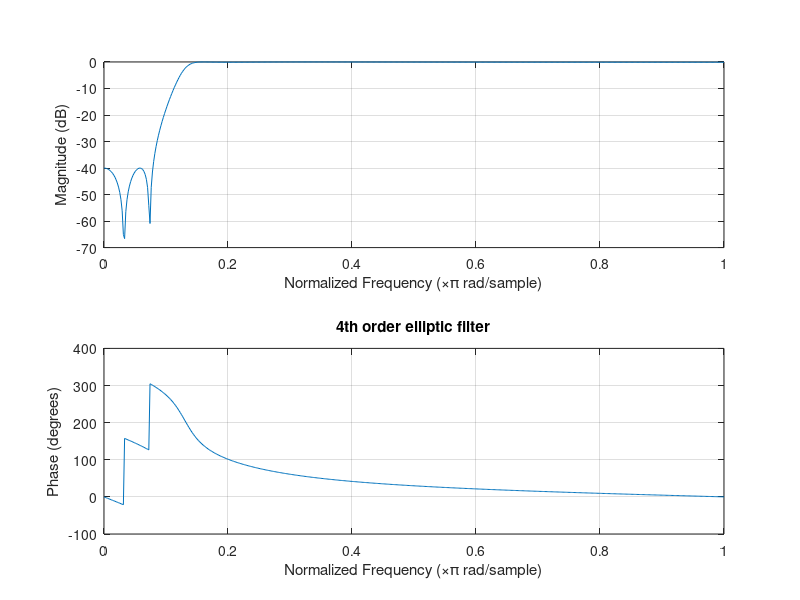

This chart was generated by the following MATLAB code: (Note: this script raises an error after producing the figure.)
%%
% <latex> 
% \title{BE 521: Homework 6 \\{\normalsize Spike sorting}\\{\normalsize Spring 2021}} 
% \author{60 points} 
% \date{Due: Tuesday, 03/09/2021 10:00pm} 
% \maketitle \textbf{Objective:} Detect and cluster spikes
% </latex>

%% 
% <latex> 
% \begin{center} \author{Jal Mahendra Panchal \\
%   \normalsize Collaborators: COLLABORATORS HERE \\}
% \end{center} 
% </latex>

%% 
% <latex>
% \subsection*{Overview}
% In this homework, you will do some basic spike sorting using two different datasets. The first (\verb|I521_A0006_D001|) is from a crayfish neuromuscular junction, a good model for human central nervous system synapses\footnote{The sampling rate of this data is 2000 Hz, which is adequate for this homework's instructional purposes but usually inadequate for real spike sorting, which often uses sampling frequencies on the order of 20 kHz.}. Specifically, the data contains two simultaneous recordings: an extracellular recording from the third nerve (channel \verb|nerve|) of a crayfish abdominal ganglion, which contains six spontaneously active motor neurons, and an intracellular recording from the superficial flexor muscle (channel \verb|muscle|) innervated by this nerve. You will attempt to discern relationships between the classes of spike waveforms you extract from the motor nerve trace and elicited potentials seen in the muscle fiber recording. 
% Then, you will revisit a human intracranial EEG recording (\verb|I521_A0006_D002|) and use some of the techniques you've learned in class to build a more automated spike sorter. 
% Note: While spikes may have positive and negative deflections, we will only focus on positive spikes on this homework for simplicity. 
% \section{Spike Detection and Clustering (38 pts)}
% In this section, you will explore some basic filtering and spike thresholding to ultimately compare spike clusters you pick out by eye to those selected by an automated algorithm.
% \begin{enumerate}
%     \item You can assume that the nerve samples have already been low-pass filtered. Here you will high-pass filter in order to remove signals like slow local field potentials and 60 Hz power line noise. Create a 4th order \textit{elliptic filter} with 0.1 dB of ripple in the passband, a stopband 40 dB lower than the peak value in the passband, and a passband edge frequency of 300 Hz (see Matlab's \verb|ellip| function and make sure your give the edge frequency in the correct normalized form). The statement to create this filter (defined by the filter coefficients \verb|b| and \verb|a|) should look something like
%   \begin{lstlisting}
% 	[b,a]=ellip(n,Rp,Rs,Wp,'high')
%   \end{lstlisting}
%   Clearly specify the denominator and numerator coefficients obtained for your filter function. (2pts)
% </latex>




%%
% $\textbf{Answer 1.1} \\$

%%
%ellip filter 
n = 4 ; %4th order filter 
Rp = 0.1 ; %pass band ripple in db 
Rs  = 40 ; % stop band attenuation in db 
Wp = 300 ; %pass band edge frequency in hz

fs = 2000; %sampling freq in hz
Wp  = Wp/fs; % converting cutoff freq to a ratio of sampling freq 

[nmtr_b , den_a ] = ellip(n,Rp, Rs , Wp, 'high') ;

%%
% The filter's numerator and denomerator respectively are
nmtr_b
den_a

figure();
freqz(nmtr_b, den_a);
title('4th order elliptic filter')
%% 
% <latex>
%   \item Using the \verb|filter| function and \verb|filtfilt| function, obtain two different filtered outputs of the nerve signal.
%       \begin{enumerate}
%         \item In a 2x1 subplot, plot the first 50 ms of the unfiltered nerve signal in the top subplot; in the bottom subplot, plot the \verb|filter| output in blue and the \verb|filtfilt| output in red. Use a potential range (y-axis) of -20 to 50 millivolts. (4 pts)
% </latex>

%%
% $\textbf{Answer 1.2a} \\$

%%
%obtaining the I521_A0006_D001 signal
addpath(genpath('/Users/jalpanchal/git/be521'));

session_cray = IEEGSession('I521_A0006_D001', 'jalpanchal', 'jal_ieeglogin.bin');
sampling_frequency_hz_cray = session_cray.data.sampleRate;
duration_in_sec_cray = session_cray.data(1).rawChannels(1).get_tsdetails.getDuration/1e6;

muscle_raw_uV = session_cray.data.getvalues(0, duration_in_sec_cray * 1e6, 1);
nerve_raw_uV = session_cray.data.getvalues(0, duration_in_sec_cray * 1e6, 2);

duration = datestr(seconds(duration_in_sec_cray),'HH:MM:SS:FFF');

%%
%filtering using filter
nerve_filter_uV = filter(nmtr_b,den_a,nerve_raw_uV);

%filtering using filtfilt
nerve_filtfilt_uV = filtfilt(nmtr_b,den_a,nerve_raw_uV);

%%
%plot 
fs = sampling_frequency_hz_cray;
t = 0 : 1e3/sampling_frequency_hz_cray : duration_in_sec_cray*1e3 - 1e3/sampling_frequency_hz_cray ;

figure();
ax1 = subplot(2,1,1);
plot(t, nerve_raw_uV/1000, 'Linewidth', 1)                   
title('Nerves channel raw')
xlabel('Time (ms)')
ylabel('Signal Amplitude (mV)')
xlim([0, 50])
ylim([-20 50])

ax2 = subplot(2,1,2);
plot(t, nerve_filter_uV/1000, 'Linewidth', 1, 'color',[0 0.4470 0.7410] );
hold on 
plot(t, nerve_filtfilt_uV/1000, 'Linewidth', 1, 'color', [0.8500 0.3250 0.0980]);
hold off
title('Nerves channel filtered')
xlabel('Time (ms)')
ylabel('Signal Amplitude (mV)')
legend('filter()', 'filtfilt()')
xlim([0, 50]) 
ylim([-20 50])

suptitle('Filtering nerve channel data for I521\_A0006\_D001')

%% 
% <latex>
%         \item How is the unfiltered signal different from the filtered signal? What is different about the two filtered (red and blue) signals? (2 pts)
% </latex>

%%
% $\textbf{Answer 1.2b} \\$

%%
% The unfiltered signal has low frequency components and a 60 hz power line
% noise that can be seen as a base line fluctuation. In the filtered
% signals, the lower frequencies have been removed and a stable baseline
% can be seen. $\\$
% The $filtfilt$ function processes the signal in the forward and reverse
% direction to cause a zero phase distortion as compared to the $filter$
% function which prosses the signal only in the forward direction which can
% result in a phase shift. The $filtfilt$ function due to its two direction
% approach results in doubling of the order of filter as specified by the
% filter coefficients b(numerator) and a(denomerator). The $filter$  function in
% contrast maintains the order of the filter.

%% 
% <latex>
%         \item Briefly explain the mathematical difference between the two filtering methods, and why one method might be more advantageous than the other in the context of spike detection? (5 pts)
% </latex>

%%
% $\textbf{Answer 1.2c} \\$

%%
% nthnsthsth
%%
% <latex>
%       \end{enumerate}
%         \item Using a spike threshold of +30 mV, calculate the index and value of the peak voltage for each spike in the \textbf{filtered} nerve signal (select the best one). Use these values to plot the first 2.5 seconds of the nerve signal with a red dot above (e.g. 10 mV above) each spike. (Hint: Plot the entire length of the nerve signal with all the spikes marked but then restrict the x-axis using \verb|xlim| to [0, 2.5] seconds) (4 pts)
% </latex>

%%
% $\textbf{Answer 1.3} \\$

%%
%peak identification
x = nerve_filtfilt_uV/1000;
threshold = 30;

%finding peak using signal change in second derivative for signal above
%threshold
peak_find = @(x, th) (find((diff(diff(x) < 0 ) .* (x(2:end-1) >th))>0));

nerve_ff_peakidx = peak_find(x,threshold);


%%
%plotting peaks in filtered signal
fs = sampling_frequency_hz_cray;
t = 0 : 1e3/sampling_frequency_hz_cray : duration_in_sec_cray*1e3 - 1e3/sampling_frequency_hz_cray ;
figure();
plot(t/1000, x, 'Linewidth', 1);
hold on;
plot(0 + (nerve_ff_peakidx/fs), x(nerve_ff_peakidx+1), '.', 'Markersize',10, 'color' ,[0.8500 0.3250 0.0980] );
hold off;
ylabel('Amplitude (mV)');
xlabel('Time (sec)');
title('Nerves channel filtered for I521\_A0006\_D001');
legend('filtered signal', 'peaks>30mV')
% xlim([0 2.5])

%% 
% <latex>
%  \item Under the assumption that different cells produce different action potentials with distinct peak amplitudes, decide how many cells you think were recorded (some number between 1 and 6). You may find it helpful to zoom in and pan on the plot you made in question 1.3. You may also find it useful to plot the sorted peak values to gain insight into where ``plateaus'' might be. (No need to include these preliminary plots in the report, though.) Use thresholds (which you well set manually/by eye) to separate the different spikes. Make a plot of the first 2.5 seconds similar to that in 1.3 except now color the spike dots of each group a different color (e.g., \verb|'r.'|,\verb|'g.'|,\verb|'k.'|,\verb|'m.'|).(6 pts)
% </latex>

%%
% $\textbf{Answer 1.4} \\$

%%
nerve_peak_amp = sort(x(nerve_ff_peakidx+1));
%%
plot(nerve_peak_amp);
%%
plot(diff(nerve_peak_amp))
%%
histogram( x(nerve_ff_peakidx+1), 1000);


%%
%plotting peaks in filtered signal
fs = sampling_frequency_hz_cray;
t = 0 : 1e3/sampling_frequency_hz_cray : duration_in_sec_cray*1e3 - 1e3/sampling_frequency_hz_cray ;

n1 = find(x(nerve_ff_peakidx+1) <50 & x(nerve_ff_peakidx+1)>30);
n2 = find(x(nerve_ff_peakidx+1) <85 & x(nerve_ff_peakidx+1)>50);
n3 = find(x(nerve_ff_peakidx+1) <110 & x(nerve_ff_peakidx+1)>85);
n4 = find(x(nerve_ff_peakidx+1) <155 & x(nerve_ff_peakidx+1)>110);
n5 = find(x(nerve_ff_peakidx+1) <201 & x(nerve_ff_peakidx+1)>155);
n6 = find(x(nerve_ff_peakidx+1) <350 & x(nerve_ff_peakidx+1)>201);
figure();
plot(t/1000, x, 'Linewidth', 1);
hold on;
%plot all peaks
% plot(0 + (nerve_ff_peakidx/fs), x(nerve_ff_peakidx+1)+10, '.', 'Markersize',10, 'color' ,[0.8500 0.3250 0.0980] );

plot(nerve_ff_peakidx(n1)/fs, x(nerve_ff_peakidx(n1)+1), '.-','color','r', 'Markersize',15);

plot(nerve_ff_peakidx(n2)/fs, x(nerve_ff_peakidx(n2)+1),'.-','color','b', 'Markersize',15);
plot(nerve_ff_peakidx(n3)/fs, x(nerve_ff_peakidx(n3)+1),'.-','color','g', 'Markersize',15);
plot(nerve_ff_peakidx(n4)/fs, x(nerve_ff_peakidx(n4)+1),'.-','color','k', 'Markersize',15);
plot(nerve_ff_peakidx(n5)/fs, x(nerve_ff_peakidx(n5)+1),'.-','color','m', 'Markersize',15);
plot(nerve_ff_peakidx(n6)/fs, x(nerve_ff_peakidx(n6)+1), '.-','color','r', 'Markersize',15);

hold off;
ylabel('Amplitude (mV)');
xlabel('Time (sec)');
title('Nerves channel manual clustering for I521\_A0006\_D001');
legend('filtered signal','neuron1', 'neuron2', 'neuron3', 'neuron4', 'neuron5', 'neuron6')
% xlim([0 2.5])


%% 
% <latex>
%  \item Use Matlab's $k$-means\footnote{Clustering, like $k$-means you are using here, is a form of unsupervised learning.} function (\verb|kmeans|) to fit $k$ clusters (where $k$ is the number of cells you think the recording is picking up) to the 1D data for each spike. 
%   \begin{enumerate}
% 	\item Using the same color order (for increasing spike amplitude) as you did for the thresholds in question 1.4, plot the spike cluster colors as little dots slightly above those you made for question 1.4. The final figure should be a new plot of the nerve voltage and two dots above each spike, the first being your manual label and the second your clustered label, which (hopefully/usually) should be the same color. (4 pts)
% </latex>

%%
% $\textbf{Answer 1.5a} \\$

%%
%kmeans clustering
[idx, centroid] = kmeans( x(nerve_ff_peakidx+1), 5);
[~,i] = sort(centroid);

km_n1 = find(idx==i(1));
km_n2 = find(idx==i(2));
km_n3 = find(idx==i(3));
km_n4 = find(idx==i(4));
km_n5 = find(idx==i(5));
% km_n6 = find(idx==i(6));

%%
%plotting clusters

figure();
plot(t/1000, x, 'Linewidth', 1);
hold on;
%plot all peaks
% plot(0 + (nerve_ff_peakidx/fs), x(nerve_ff_peakidx+1)+10, '.', 'Markersize',10, 'color' ,[0.8500 0.3250 0.0980] );

plot(nerve_ff_peakidx(n1)/fs, x(nerve_ff_peakidx(n1)+1), '.-','color','r', 'Markersize',15);
plot(nerve_ff_peakidx(n2)/fs, x(nerve_ff_peakidx(n2)+1),'.-','color','b', 'Markersize',15);
plot(nerve_ff_peakidx(n3)/fs, x(nerve_ff_peakidx(n3)+1),'.-','color','g', 'Markersize',15);
plot(nerve_ff_peakidx(n4)/fs, x(nerve_ff_peakidx(n4)+1),'.-','color','k', 'Markersize',15);
plot(nerve_ff_peakidx(n5)/fs, x(nerve_ff_peakidx(n5)+1),'.-','color','m', 'Markersize',15);
plot(nerve_ff_peakidx(n6)/fs, x(nerve_ff_peakidx(n6)+1), '.-','color','r', 'Markersize',15);

plot(nerve_ff_peakidx(km_n1)/fs, x(nerve_ff_peakidx(km_n1)+1)+10, '.-','color','r', 'Markersize',15);
plot(nerve_ff_peakidx(km_n2)/fs, x(nerve_ff_peakidx(km_n2)+1)+10,'.-','color','b', 'Markersize',15);
plot(nerve_ff_peakidx(km_n3)/fs, x(nerve_ff_peakidx(km_n3)+1)+10,'.-','color','g', 'Markersize',15);
plot(nerve_ff_peakidx(km_n4)/fs, x(nerve_ff_peakidx(km_n4)+1)+10,'.-','color','k', 'Markersize',15);
plot(nerve_ff_peakidx(km_n5)/fs, x(nerve_ff_peakidx(km_n5)+1)+10,'.-','color','m', 'Markersize',15);
% plot(nerve_ff_peakidx(km_n6)/fs, x(nerve_ff_peakidx(km_n6)+1)+10, '.-','color','r', 'Markersize',15);

hold off;
ylabel('Amplitude (mV)');
xlabel('Time (sec)');
title('Nerves channel comparing manual clustering to kmeans clustering for I521\_A0006\_D001');
legend('filtered signal', 'neuron1', 'neuron2', 'neuron3', 'neuron4', 'neuron5', 'neuron6')
xlim([0 2.5])


%% 
% <latex>
% 	\item Which labeling, your manual ones or the ones learned by clustering) seem best, or do they both seem just as good? (Again, panning over the entire plot may be helpful.) (2 pts)
% </latex>

%%
% $\textbf{Answer 1.5b} \\$

%% 
% <latex>
%   \end{enumerate}
%  \item In this question,  you will test the hypothesis that the muscle potential responses are really only due to spikes from a subset of the cells you have identified in the previous two questions. First, plot the first 2.5 seconds of the muscle fiber potential and compare it with that of the nerve. Observe the relationship between spikes and the muscle fiber response. (No need to include this plot and observation in your report.)
%      Now, calculate the maximum muscle fiber potential change\footnote{max voltage - min voltage} in the 25 ms\footnote{Note that this 25 ms window is somewhat ad hoc and is just what seems reasonable by eye for this data. It implies no underlying physiological time scale or standard.} window after each spike (with the assumption that spikes without any/much effect on the muscle fiber potential do not directly innervate it). 
%   \begin{enumerate}
%    \item Using the cell groups you either manually defined or found via $k$-means clustering (just specify which you're using) again with different colors, plot a colored point for each spike where the x-value is the spike amplitude and the y-value is the muscle potential change. (6 pts)
% </latex>


%%
% $\textbf{Answer 1.6a} \\$

%% 
% <latex>
%    \item Does this plot support the hypothesis that the muscle fiber responses are only due to a subset of the cells. Explain why or why not. (3 pts)
% </latex>

%%
% $\textbf{Answer 1.6b} \\$

%% 
% <latex>
%   \end{enumerate}
% \end{enumerate}
% \section{Multivariate Clustering (22 pts)}
% In this section, you will explore similar methods for spikes sorting and clustering but with a different dataset, the human intracranial data in \verb|I521_A0006_D002|, 
% which is a larger dataset of the same recording you saw in \verb|I521_A0001_D001| of Homework 1. 
%   \begin{enumerate}
%    \item Using a threshold six standard deviations above the mean of the signal, detect the spikes in the signal. In addition, extract the waveform from 1 ms before the peak to 1 ms after it with peak value in the middle. (You will end up with a matrix where each row corresponds to the number of data points in 2 ms of signal minus 1 data point. Use the closest integer number of data points for the $\pm$ 1 ms window.) 
% </latex>

%%
% $\textbf{Answer 2.1} \\$


%% 
% <latex>
% 	\begin{enumerate}
% 	  \item Plot the waveforms of all the spikes overlaid on each other in the same color. (4 pts)
% </latex>

%%
% $\textbf{Answer 2.1a} \\$

%% 
% <latex>
% 	  \item Does it looks like there is more than one type of spike? (1 pt)
% </latex>

%%
% $\textbf{Answer 2.1b} \\$


%% 
% <latex>
% 	\end{enumerate} 
%    \item For each spike, represent the waveform by its  principal components. Use the \verb|pca| command in Matlab. Intuitively, principal component analysis finds the coordinate system that most reduces the variability in your data. 
% 	\begin{enumerate}
% 	  \item Run principal component analysis on all the spike waveforms and represent your data with the top two principal components. Make a scatterplot of your data in this principal component (PC) space. (3 pts)
% </latex>

%%
% $\textbf{Answer 2.2a} \\$

%% 
% <latex>
% 	  \item Each PC also has an associated eigenvalue, representing the amount of variance explained by that PC. This an output of the \verb|PCA| command. Plot the  principal component vs the total (cumulative) percent variance explained. What is the percent variance explained if you include the top two principal components? (3 pts)
% </latex>

%%
% $\textbf{Answer 2.2b} \\$


%% 
% <latex>
% 	  \item Does it look like there is more than one cluster of spikes? (1 pt)
% 	\end{enumerate} 
% </latex>

%%
% $\textbf{Answer 2.2c} \\$


%% 
% <latex>
%    \item Use the same \verb|kmeans| function as you used before to cluster the spikes based on these two (normalized) features (the waveforms represented by the top two PCs). You will use a slight twist, though, in that you will perform $k$-medians (which uses the medians instead of the mean for the cluster centers) by using the \verb|'cityblock'| distance metric (instead of the default \verb|'sqEuclidean'| distance). Make a plot similar to that in 2.2.a but now coloring the two clusters red and green. (3 pts)
% </latex>


%%
% $\textbf{Answer 2.3} \\$


%% 
% <latex>
%   \item Make a plot similar to 2.1 but now coloring the traces red and green according to which cluster they are in. Overlay the mean of the waveforms in each cluster with a thick black line (use the parameter \verb|'LineWidth'| and value \verb|'4'|). (3 pts)
% </latex>

%%
% $\textbf{Answer 2.4} \\$


%% 
% <latex>
%   \item What is a disadvantage of using principal component analysis? (1 pts)
% </latex>

%%
% $\textbf{Answer 2.5} \\$


%% 
% <latex>
%   \item What are some dangers of using the clustering techniques in this homework? (List 3) (3 pts)
% </latex>

%%
% $\textbf{Answer 2.6} \\$


%% 
% <latex> 
% \end{enumerate}
% \end{document}
% </latex>
